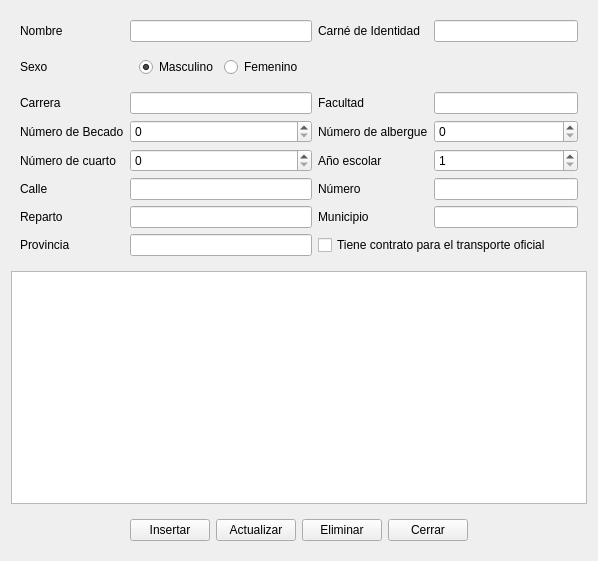
<?xml version="1.0" encoding="UTF-8"?>
<ui version="4.0">
 <class>Form</class>
 <widget class="QWidget" name="Form">
  <property name="geometry">
   <rect>
    <x>0</x>
    <y>0</y>
    <width>598</width>
    <height>561</height>
   </rect>
  </property>
  <property name="windowTitle">
   <string>Gestionar Estudiantes Nacionales</string>
  </property>
  <layout class="QVBoxLayout" name="verticalLayout">
   <item>
    <widget class="QWidget" name="widget" native="true">
     <layout class="QGridLayout" name="gridLayout" columnstretch="0,0,0,0">
      <item row="6" column="0">
       <widget class="QLabel" name="label_12">
        <property name="text">
         <string>Reparto</string>
        </property>
       </widget>
      </item>
      <item row="5" column="0">
       <widget class="QLabel" name="label_10">
        <property name="text">
         <string>Calle</string>
        </property>
       </widget>
      </item>
      <item row="6" column="2">
       <widget class="QLabel" name="label_13">
        <property name="text">
         <string>Municipio</string>
        </property>
       </widget>
      </item>
      <item row="5" column="1">
       <widget class="QLineEdit" name="txt_calle"/>
      </item>
      <item row="5" column="2">
       <widget class="QLabel" name="label_11">
        <property name="text">
         <string>Número</string>
        </property>
       </widget>
      </item>
      <item row="5" column="3">
       <widget class="QLineEdit" name="txt_numero"/>
      </item>
      <item row="7" column="1">
       <widget class="QLineEdit" name="txt_provincia"/>
      </item>
      <item row="6" column="1">
       <widget class="QLineEdit" name="txt_reparto"/>
      </item>
      <item row="6" column="3">
       <widget class="QLineEdit" name="txt_municipio"/>
      </item>
      <item row="7" column="0">
       <widget class="QLabel" name="label_14">
        <property name="text">
         <string>Provincia</string>
        </property>
       </widget>
      </item>
      <item row="1" column="1">
       <widget class="QWidget" name="widget_3" native="true">
        <layout class="QFormLayout" name="formLayout">
         <item row="0" column="0">
          <widget class="QRadioButton" name="rbtn_mas">
           <property name="text">
            <string>Masculino</string>
           </property>
           <property name="checked">
            <bool>true</bool>
           </property>
          </widget>
         </item>
         <item row="0" column="1">
          <widget class="QRadioButton" name="rbtn_fem">
           <property name="text">
            <string>Femenino</string>
           </property>
          </widget>
         </item>
        </layout>
       </widget>
      </item>
      <item row="4" column="1">
       <widget class="QSpinBox" name="spn_num_cuarto">
        <property name="maximum">
         <number>1000000</number>
        </property>
       </widget>
      </item>
      <item row="2" column="2">
       <widget class="QLabel" name="label_4">
        <property name="text">
         <string>Facultad</string>
        </property>
       </widget>
      </item>
      <item row="3" column="1">
       <widget class="QSpinBox" name="spn_num_becado">
        <property name="maximum">
         <number>1000000</number>
        </property>
       </widget>
      </item>
      <item row="3" column="0">
       <widget class="QLabel" name="label_6">
        <property name="text">
         <string>Número de Becado</string>
        </property>
       </widget>
      </item>
      <item row="4" column="0">
       <widget class="QLabel" name="label_8">
        <property name="text">
         <string>Número de cuarto</string>
        </property>
       </widget>
      </item>
      <item row="4" column="3">
       <widget class="QSpinBox" name="spn_anio_esc">
        <property name="minimum">
         <number>1</number>
        </property>
        <property name="maximum">
         <number>6</number>
        </property>
       </widget>
      </item>
      <item row="2" column="1">
       <widget class="QLineEdit" name="txt_carrera"/>
      </item>
      <item row="0" column="2">
       <widget class="QLabel" name="label_2">
        <property name="text">
         <string>Carné de Identidad</string>
        </property>
       </widget>
      </item>
      <item row="2" column="0">
       <widget class="QLabel" name="label_5">
        <property name="text">
         <string>Carrera</string>
        </property>
       </widget>
      </item>
      <item row="4" column="2">
       <widget class="QLabel" name="label_9">
        <property name="text">
         <string>Año escolar</string>
        </property>
       </widget>
      </item>
      <item row="2" column="3">
       <widget class="QLineEdit" name="txt_facultad"/>
      </item>
      <item row="1" column="0">
       <widget class="QLabel" name="label_3">
        <property name="text">
         <string>Sexo</string>
        </property>
       </widget>
      </item>
      <item row="3" column="2">
       <widget class="QLabel" name="label_7">
        <property name="text">
         <string>Número de albergue</string>
        </property>
       </widget>
      </item>
      <item row="3" column="3">
       <widget class="QSpinBox" name="spn_num_albergue">
        <property name="maximum">
         <number>1000</number>
        </property>
       </widget>
      </item>
      <item row="0" column="3">
       <widget class="QLineEdit" name="txt_ci"/>
      </item>
      <item row="0" column="1">
       <widget class="QLineEdit" name="txt_nombre"/>
      </item>
      <item row="0" column="0">
       <widget class="QLabel" name="label">
        <property name="text">
         <string>Nombre</string>
        </property>
       </widget>
      </item>
      <item row="7" column="2" colspan="2">
       <widget class="QCheckBox" name="chb_tiene_trans">
        <property name="text">
         <string>Tiene contrato para el transporte oficial</string>
        </property>
       </widget>
      </item>
     </layout>
    </widget>
   </item>
   <item>
    <widget class="QTableWidget" name="tabla_est">
     <property name="editTriggers">
      <set>QAbstractItemView::NoEditTriggers</set>
     </property>
     <property name="sortingEnabled">
      <bool>true</bool>
     </property>
    </widget>
   </item>
   <item alignment="Qt::AlignHCenter|Qt::AlignVCenter">
    <widget class="QWidget" name="widget_2" native="true">
     <layout class="QHBoxLayout" name="horizontalLayout">
      <item>
       <widget class="QPushButton" name="btn_insertar">
        <property name="text">
         <string>Insertar</string>
        </property>
       </widget>
      </item>
      <item>
       <widget class="QPushButton" name="btn_actualizar">
        <property name="text">
         <string>Actualizar</string>
        </property>
       </widget>
      </item>
      <item>
       <widget class="QPushButton" name="btn_eliminar">
        <property name="text">
         <string>Eliminar</string>
        </property>
       </widget>
      </item>
      <item>
       <widget class="QPushButton" name="btn_cerrar">
        <property name="text">
         <string>Cerrar</string>
        </property>
       </widget>
      </item>
     </layout>
    </widget>
   </item>
  </layout>
 </widget>
 <tabstops>
  <tabstop>txt_nombre</tabstop>
  <tabstop>txt_ci</tabstop>
  <tabstop>rbtn_mas</tabstop>
  <tabstop>rbtn_fem</tabstop>
  <tabstop>txt_carrera</tabstop>
  <tabstop>txt_facultad</tabstop>
  <tabstop>spn_num_becado</tabstop>
  <tabstop>spn_num_albergue</tabstop>
  <tabstop>spn_num_cuarto</tabstop>
  <tabstop>spn_anio_esc</tabstop>
  <tabstop>txt_calle</tabstop>
  <tabstop>txt_numero</tabstop>
  <tabstop>txt_reparto</tabstop>
  <tabstop>txt_municipio</tabstop>
  <tabstop>txt_provincia</tabstop>
  <tabstop>chb_tiene_trans</tabstop>
  <tabstop>tabla_est</tabstop>
  <tabstop>btn_insertar</tabstop>
  <tabstop>btn_actualizar</tabstop>
  <tabstop>btn_eliminar</tabstop>
  <tabstop>btn_cerrar</tabstop>
 </tabstops>
 <resources/>
 <connections/>
</ui>
